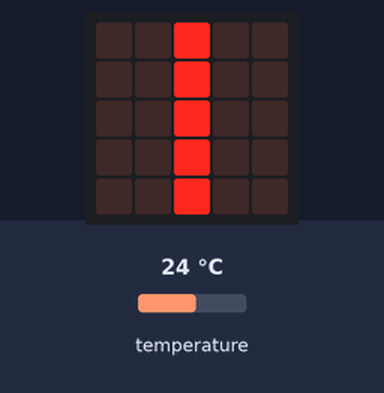
A program run on a simulated BBC micro:bit (MakeCode). Parts: the board's 5×5 LED display. The test bench sets the inputs (shaded band); at power-on: temperature 24 °C.

Above: at 1.2 s.
1.3 s: temperature set to 12 °C
At 2.2 s:
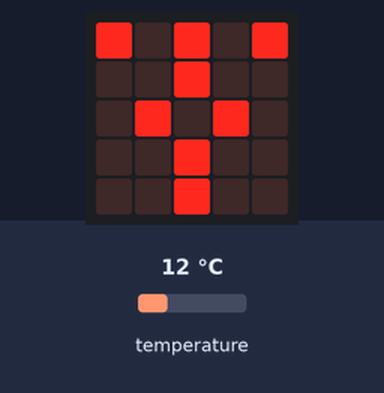
3.1 s: temperature set to 9 °C
At 4.0 s:
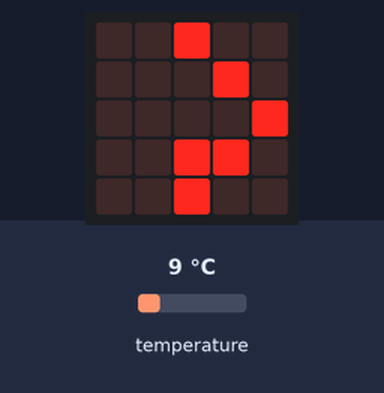
4.8 s: temperature set to 19 °C
At 5.7 s:
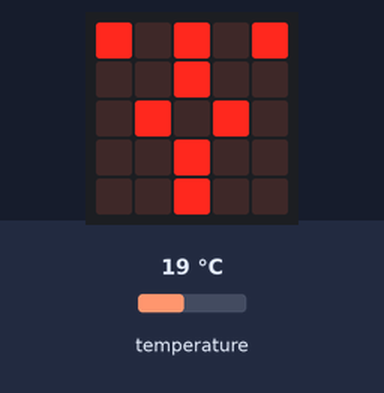
6.5 s: temperature set to 28 °C
At 7.5 s:
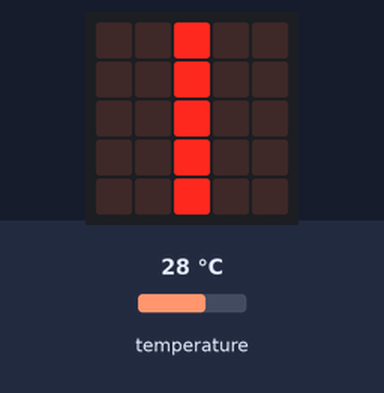
Timing chart, 0 to 9.2 s (numbered marks = the images above; inputs shaded):
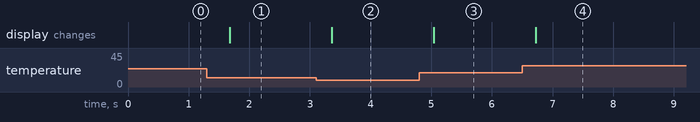

The program:

main.ts
```typescript
let tmepurature = 0
basic.forever(function on_forever() {

    tmepurature = input.temperature()
    if (tmepurature <= 10) {
        basic.showLeds(`
            . . # . .
                        . . . # .
                        . . . . #
                        . . # # .
                        . . # . .
        `)
    } else if (tmepurature <= 20) {
        basic.showLeds(`
            # . # . #
                        . . # . .
                        . # . # .
                        . . # . .
                        . . # . .
        `)
    } else {
        basic.showLeds(`
            . . # . .
                        . . # . .
                        . . # . .
                        . . # . .
                        . . # . .
        `)
    }

})
```

test.ts
```typescript
// 테스트는 여기로 이동합니다; 이 패키지가 확장으로 사용될 때 컴파일되지 않을 것 입니다.
```

Measured:
- after the input at 1.3 s, the display: changes after 0.38 s (image 1)
- after the input at 3.1 s, the display: changes after 0.26 s (image 2)
- after the input at 4.8 s, the display: changes after 0.24 s (image 3)
- after the input at 6.5 s, the display: changes after 0.22 s (image 4)
